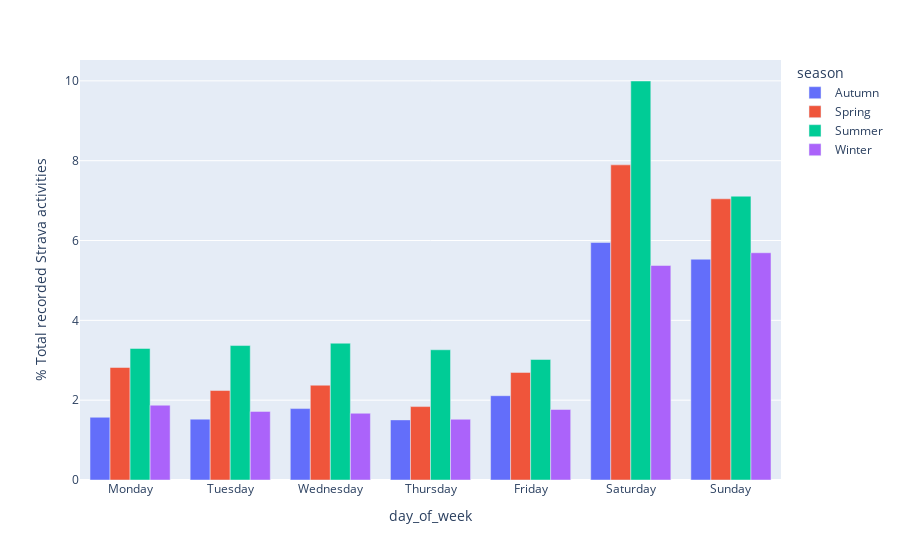

Notebook source saved alongside this figure:
### Code cell
fig = px.bar(df_agg_day_sesn, x='day_of_week', y="total_trip_count", color="season",barmode='group')#,markers=True,symbol="season")

fig.update_traces(marker=dict(size=15,
                              line=dict(width=2,
                                        color='DarkSlateGrey')),
                  selector=dict(mode='markers'))
fig.update_layout(yaxis_title="% Total recorded Strava activities")

fig.show()

### Figure 1 — Plotly figure (JSON) as saved in the notebook; plotly's stock layout.template omitted (floating-point values rounded to 4 significant figures)
{"data": [{"alignmentgroup": "True", "hovertemplate": "season=Autumn<br>day_of_week=%{x}<br>total_trip_count=%{y}<extra></extra>", "legendgroup": "Autumn", "marker": {"color": "#636efa", "pattern": {"shape": ""}}, "name": "Autumn", "offsetgroup": "Autumn", "orientation": "v", "showlegend": true, "textposition": "auto", "type": "bar", "x": ["Monday", "Tuesday", "Wednesday", "Thursday", "Friday", "Saturday", "Sunday"], "xaxis": "x", "y": [1.571, 1.525, 1.789, 1.506, 2.112, 5.95, 5.532], "yaxis": "y"}, {"alignmentgroup": "True", "hovertemplate": "season=Spring<br>day_of_week=%{x}<br>total_trip_count=%{y}<extra></extra>", "legendgroup": "Spring", "marker": {"color": "#EF553B", "pattern": {"shape": ""}}, "name": "Spring", "offsetgroup": "Spring", "orientation": "v", "showlegend": true, "textposition": "auto", "type": "bar", "x": ["Monday", "Tuesday", "Wednesday", "Thursday", "Friday", "Saturday", "Sunday"], "xaxis": "x", "y": [2.819, 2.242, 2.375, 1.839, 2.695, 7.896, 7.045], "yaxis": "y"}, {"alignmentgroup": "True", "hovertemplate": "season=Summer<br>day_of_week=%{x}<br>total_trip_count=%{y}<extra></extra>", "legendgroup": "Summer", "marker": {"color": "#00cc96", "pattern": {"shape": ""}}, "name": "Summer", "offsetgroup": "Summer", "orientation": "v", "showlegend": true, "textposition": "auto", "type": "bar", "x": ["Monday", "Tuesday", "Wednesday", "Thursday", "Friday", "Saturday", "Sunday"], "xaxis": "x", "y": [3.296, 3.369, 3.427, 3.263, 3.019, 9.997, 7.11], "yaxis": "y"}, {"alignmentgroup": "True", "hovertemplate": "season=Winter<br>day_of_week=%{x}<br>total_trip_count=%{y}<extra></extra>", "legendgroup": "Winter", "marker": {"color": "#ab63fa", "pattern": {"shape": ""}}, "name": "Winter", "offsetgroup": "Winter", "orientation": "v", "showlegend": true, "textposition": "auto", "type": "bar", "x": ["Monday", "Tuesday", "Wednesday", "Thursday", "Friday", "Saturday", "Sunday"], "xaxis": "x", "y": [1.874, 1.718, 1.672, 1.522, 1.767, 5.375, 5.694], "yaxis": "y"}], "layout": {"barmode": "group", "legend": {"title": {"text": "season"}, "tracegroupgap": 0}, "margin": {"t": 60}, "xaxis": {"anchor": "y", "domain": [0, 1], "title": {"text": "day_of_week"}}, "yaxis": {"anchor": "x", "domain": [0, 1], "title": {"text": "% Total recorded Strava activities"}}}}
